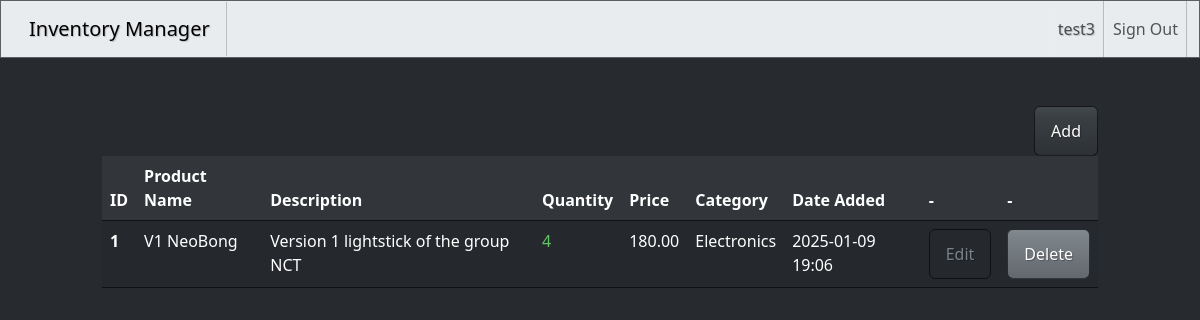
The page /dashboard/ (signed in) on the database its author committed.
### inventory/models.py (models this page shows, shortened)
class InventoryItem(models.Model):
    name = models.CharField(max_length=200)
    description = models.TextField()
    quantity = models.IntegerField()
    price = models.DecimalField(max_digits=10, decimal_places=2, default=0.00)
    category = models.ForeignKey(
        'Category',  # References the Category model
        on_delete=models.SET_NULL,  # Sets category to NULL if the category is deleted
        blank=True,  # Allows this field to be blank
        null=True    # Allows this field to store NULL in the database
    )
    date_created = models.DateTimeField(auto_now_add=True)
    user = models.ForeignKey(
        User,  # References the built-in User model
        on_delete=models.CASCADE  # Deletes the inventory item if the user is deleted
    )

class Category(models.Model):
    name = models.CharField(max_length=200)
    class Meta:
        verbose_name_plural = 'categories'  # Displays "categories" in plural form in the admin panel

### inventory/views.py (the view)
# urls.py: path('dashboard/', Dashboard.as_view(), name='dashboard'),
class Dashboard(LoginRequiredMixin, View):
    def get(self, request):
        items = InventoryItem.objects.filter(user=self.request.user.id).order_by('id')
        low_inventory = InventoryItem.objects.filter(
            user=self.request.user.id,
            quantity__lte=LOW_QUANTITY
        )
        if low_inventory.count() > 0:
            if low_inventory.count() > 1:
                messages.error(request, f'{low_inventory.count()} items have low inventory')
            else:
                messages.error(request, f'{low_inventory.count()} item has low inventory')
        low_inventory_ids = InventoryItem.objects.filter(
            user=self.request.user.id,
            quantity__lte=LOW_QUANTITY
        ).values_list('id', flat=True)
        return render(request, 'inventory/dashboard.html', {'items': items, 'low_inventory_ids': low_inventory_ids})

### inventory/templates/inventory/dashboard.html (shortened to what this page needs)
{% extends 'inventory/base.html' %}
{% block content %}
<div class="row">
    <div class="col-12 col-md-10 mx-auto mt-5">
        <div class="d-flex justify-content-end">
            <a href="{% url 'add-item' %}" class="btn btn-primary">Add</a>
        </div>
        <table class="table table-hover table-striped">
            <thead>
                <tr>
                    <th scope="col">ID</th>
                    <th scope="col">Product Name</th>
                    <th scope="col">Description</th>
                    <th scope="col">Quantity</th>
                    <th scope="col">Price</th>
                    <th scope="col">Category</th>
                    <th scope="col">Date Added</th>
                    <th scope="col">-</th>
                    <th scope="col">-</th>
                </tr>
            </thead>
            <tbody>
                {% for item in items %}
                <tr>
                    <th scope="row">{{ item.id }}</th>
                    <td>{{ item.name }}</td>
                    <td>{{ item.description }}</td>
                    {% if item.id in low_inventory_ids %}
                        <td class="text-danger">{{ item.quantity }}</td>
                    {% else %}
                        <td class="text-success">{{ item.quantity }}</td>
                    {% endif %}
                    <td>{{ item.price }}</td>
                    <td>{{ item.category.name }}</td>
                    <td>{{ item.date_created|date:"Y-m-d H:i" }}</td>
                    <td><a href="{% url 'edit-item' item.id %}" class="btn btn-outline-secondary">Edit</a></td>
                    <td><a href="{% url 'delete-item' item.id %}" class="btn btn-secondary">Delete</a></td>
                </tr>
                {% endfor %}
            </tbody>
        </table>
    </div>
</div>
{% endblock content %}

### inventory/templates/inventory/navigation.html (shortened to what this page needs)
<nav class="navbar navbar-expand-lg bg-light">
	<div class="container-fluid">
		<a class="navbar-brand" href="{% url 'index' %}"> Inventory Manager </a>
		<div class="collapse navbar-collapse justify-content-end" id="navbarNav">
			<ul class="navbar-nav">
				{% if user.is_authenticated %}
					<li class="nav-item">
						<a class="nav-link" href="#">{{ user.username }}</a>
					</li>
					<li class="nav-item">
						<form method="post" action="{% url 'logout' %}">
							<button class="nav-link" type="submit">Sign Out</button>
						</form>
					</li>
				{% endif %}
			</ul>
		</div>
	</div>
</nav>

### rows shown on the page
InventoryItem: id "1", name "V1 NeoBong", description "Version 1 lightstick of the group NCT", quantity "4", price "180.00", category.name "Electronics", date_created "2025-01-09 19:06"

### other values the page prints
{{ user.username }} "test3"
